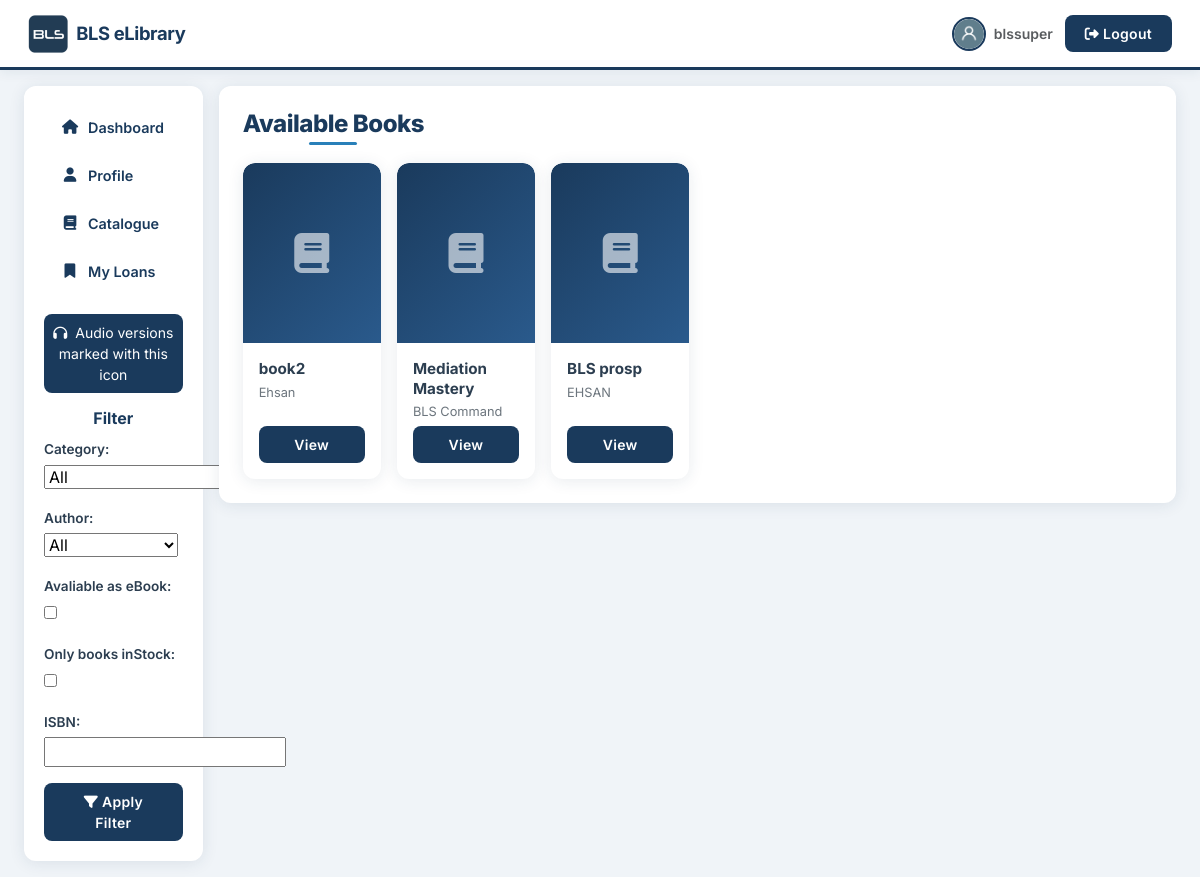
Page /books (signed in) on the committed database.
### core/models.py (models this page shows, shortened)
class BLSUser(AbstractUser):
    banned = models.BooleanField(default=False)

class AbstractModel(models.Model):
    class Meta:
        abstract = True
    creation_date = models.DateTimeField(auto_now_add=True)
    updated_date = models.DateTimeField(auto_now=True)

class Book(AbstractModel):
    book_id = models.AutoField(primary_key=True)
    title = models.CharField(max_length=100, validators=[check_book_text])
    author = models.CharField(max_length=100, validators=[check_book_text])
    isbn = models.CharField(max_length=100, validators=[
                            check_isbn])
    category = models.IntegerField(choices=BOOK_CATEGORIES)
    physical = models.BooleanField(default=True)
    ebook = models.BooleanField(default=True)
    file = models.FileField(upload_to='books/', blank=True, validators=[
                            FileExtensionValidator(['pdf'], 'incorrect File Type!')])
    stock_level = models.IntegerField(default=0, blank=True)
    inventory = models.IntegerField(default=0)
    description = models.CharField(max_length=1000, blank=True)
    cover = models.ImageField(upload_to='covers/', blank=True)
    in_stock = models.BooleanField(default=False)
    numofpages = models.IntegerField(default=10, blank=True)
    text = models.TextField(blank=True)
    audio = models.FileField(upload_to='audio/', blank=True)
    audio_version = models.BooleanField(default=False)
    def __str__(self):
        return self.title

### core/views.py (the view, shortened to what this page needs)
# urls.py: path('books', books, name='books'),
@login_required
def books(request):
    isbn_map = {book.isbn: book for book in Book.objects.all()}
    print(isbn_map)
    books = Book.objects.all()
    filterform = BookFilter(request.GET or None)
    print(books)
    context = {'books': books, 'form': filterform}
    return render(request, 'books.html', context)

### core/forms.py
class BookFilter(forms.Form):
    category = forms.ChoiceField(choices=[], required=False)
    author = forms.ChoiceField(choices=[], required=False)
    ebook = forms.BooleanField(required=False, label='Avaliable as eBook')
    instock = forms.BooleanField(required=False, label='Only books inStock')
    ISBN = forms.CharField(max_length=13, required=False, label='ISBN:', validators=[check_isbn])
    def __init__(self, *args, **kwargs):
        super().__init__(*args, **kwargs)
        categories = [('', 'All')] + [(id, name) for id, name in BOOK_CATEGORIES]
        authors = [('', 'All')] + [(name, name) for name in Book.objects.values_list('author', flat=True).distinct()]
        self.fields['category'].choices = categories
        self.fields['author'].choices = authors

### templates/books.html (shortened to what this page needs)
{% extends 'base.html' %}
{% load static %}
{% block content %}
<div class="row g-3">
    <div class="col-lg-2 col-md-3">
        <div class="bls-sidebar animate-slide-left">
            {% include 'sidebar.html' %}
            <div class="mt-3 p-2 rounded-3 text-center small" style="background: var(--bls-navy); color: #fff;">
                <i class="fas fa-headphones me-1"></i> Audio versions marked with this icon
            </div>
            <div class="mt-3 bls-form">
                <h6 class="fw-bold text-center mb-2" style="color: var(--bls-navy);">Filter</h6>
                <form method="get" action="{% url 'books' %}">
                    {{ form.as_p }}
                    <div class="text-center mt-2">
                        <button type="submit" class="btn btn-bls btn-sm w-100">
                            <i class="fas fa-filter me-1"></i>Apply Filter
                        </button>
                    </div>
                </form>
            </div>
        </div>
    </div>
    <div class="col-lg-10 col-md-9">
        <div class="bls-card-static p-4 animate-fade-up">
            <h4 class="bls-heading bls-heading-center text-center mb-4">Available Books</h4>
            <div class="row g-3">
                {% for book in books %}
                <div class="col-6 col-sm-4 col-md-3 col-xl-2 animate-fade-up delay-{{ forloop.counter }}">
                    <div class="card book-card h-100">
                        <div class="overflow-hidden">
                        </div>
                        <div class="card-body d-flex flex-column">
                            <h6 class="card-title">{{ book.title }}</h6>
                            <p class="card-text mb-1">{{ book.author }}</p>
                            <a href="{% url 'book' book.book_id %}" class="btn btn-bls btn-sm mt-auto">View</a>
                        </div>
                    </div>
                </div>
                {% empty %}
                <div class="col-12 text-center py-4">
                    <i class="fas fa-book-open fa-2x text-muted mb-2"></i>
                    <p class="text-muted">No books available.</p>
                </div>
                {% endfor %}
            </div>
        </div>
    </div>
</div>
{% endblock %}

### templates/base.html (shortened to what this page needs)
<!DOCTYPE html>
{% load static %}
<html lang="en">
<head>
    <link href="https://cdn.jsdelivr.net/npm/bootstrap@5.3.3/dist/css/bootstrap.min.css" rel="stylesheet">
    <link href="https://cdnjs.cloudflare.com/ajax/libs/font-awesome/6.5.1/css/all.min.css" rel="stylesheet">
    <link href="{% static 'css/bls.css' %}" rel="stylesheet">
</head>
<body>
    <nav class="navbar navbar-expand-lg bls-navbar">
        <div class="container-fluid">
            <a class="navbar-brand d-flex align-items-center gap-2" href="{% url 'student_dashboard' %}">
                <img src="{% static 'logos/favicon.png' %}" alt="BLS Logo">
                <span>BLS eLibrary</span>
            </a>
            <div class="d-flex align-items-center gap-2">
                {% if user.is_authenticated %}
                <a href="{% url 'profile' user.username %}" class="d-flex align-items-center text-decoration-none">
                    <img src="{% static 'student-icon.png' %}" alt="User" class="bls-user-avatar">
                </a>
                <span class="d-none d-md-inline fw-semibold text-muted small">{{ user.username }}</span>
                <a href="{% url 'account_logout' %}" class="btn btn-bls btn-sm ms-1">
                    <i class="fas fa-sign-out-alt me-1"></i>Logout
                </a>
                {% else %}
                <a href="{% url 'account_login' %}" class="btn btn-bls btn-sm">
                    <i class="fas fa-sign-in-alt me-1"></i>Login
                </a>
                {% endif %}
            </div>
        </div>
    </nav>
    <main class="container-fluid px-3 px-lg-4 py-3">
        {% block content %}{% endblock %}
    </main>
</body>
</html>

### static/css/bls.css (style rules this page uses)
:root { --bls-navy: #1a3a5c; --bls-navy-dark: #0f2744; --bls-navy-light: #2a5a8c; --bls-grey: #6b7b8d; --bls-grey-light: #a0adb8; --bls-accent: #2980b9; --bls-bg: #f0f4f8; --bls-card: #ffffff; --bls-text: #2c3e50; --bls-text-muted: #6c757d; --bls-success: #27ae60; --bls-danger: #e74c3c; --bls-warning: #f39c12; --bls-radius: 12px; --bls-radius-sm: 8px; --bls-shadow: 0 2px 16px rgba(26,58,92,.10); --bls-shadow-lg: 0 8px 32px rgba(26,58,92,.15); --bls-transition: .3s cubic-bezier(.4,0,.2,1); }
html { scroll-behavior: smooth; }
body { font-family: 'Inter', -apple-system, BlinkMacSystemFont, 'Segoe UI', Roboto, sans-serif; background: var(--bls-bg); color: var(--bls-text); min-height: 100vh; }
a { color: var(--bls-accent); transition: color var(--bls-transition); }
.animate-fade-up { animation: fadeInUp .5s ease both; }
.animate-slide-left { animation: slideInLeft .4s ease both; }
.delay-1 { animation-delay: .08s; }
.delay-2 { animation-delay: .16s; }
.delay-3 { animation-delay: .24s; }
.bls-navbar { background: var(--bls-card); border-bottom: 3px solid var(--bls-navy); box-shadow: 0 2px 12px rgba(26,58,92,.08); padding: .6rem 1rem; position: sticky; top: 0; z-index: 1030; }
.bls-navbar .navbar-brand img { height: 38px; width: auto; transition: transform var(--bls-transition); }
.bls-navbar .navbar-brand span { font-weight: 700; font-size: 1.15rem; color: var(--bls-navy); letter-spacing: -.02em; }
.bls-user-avatar { width: 34px; height: 34px; border-radius: 50%; border: 2px solid var(--bls-navy); transition: transform var(--bls-transition); }
.btn-bls { background: var(--bls-navy); color: #fff; border: none; border-radius: var(--bls-radius-sm); padding: .5rem 1.25rem; font-weight: 600; font-size: .875rem; letter-spacing: .02em; transition: all var(--bls-transition); position: relative; overflow: hidden; }
.bls-card-static { background: var(--bls-card); border: none; border-radius: var(--bls-radius); box-shadow: var(--bls-shadow); }
.bls-sidebar { background: var(--bls-card); border-radius: var(--bls-radius); box-shadow: var(--bls-shadow); padding: 1.25rem; position: sticky; top: 80px; }
.book-card { border: none; border-radius: var(--bls-radius); overflow: hidden; box-shadow: var(--bls-shadow); transition: transform var(--bls-transition), box-shadow var(--bls-transition); height: 100%; }
.book-card .card-body { padding: 1rem; }
.book-card .card-title { font-size: .95rem; font-weight: 700; color: var(--bls-text); margin-bottom: .25rem; line-height: 1.3; }
.book-card .card-text { font-size: .8rem; color: var(--bls-text-muted); }
.bls-heading { font-weight: 800; color: var(--bls-navy); letter-spacing: -.02em; position: relative; display: inline-block; }
.bls-heading::after { content: ''; position: absolute; left: 0; bottom: -6px; height: 3px; width: 48px; background: var(--bls-accent); border-radius: 2px; }
.bls-heading-center::after { left: 50%; transform: translateX(-50%); }
.bls-form label { font-weight: 600; font-size: .85rem; color: var(--bls-text); margin-bottom: .3rem; }

### rows in the picture
BLSUser: username "blssuper"
Book: title "book2", author "Ehsan"
Book: title "Mediation Mastery", author "BLS Command"
Book: title "BLS prosp", author "EHSAN"
